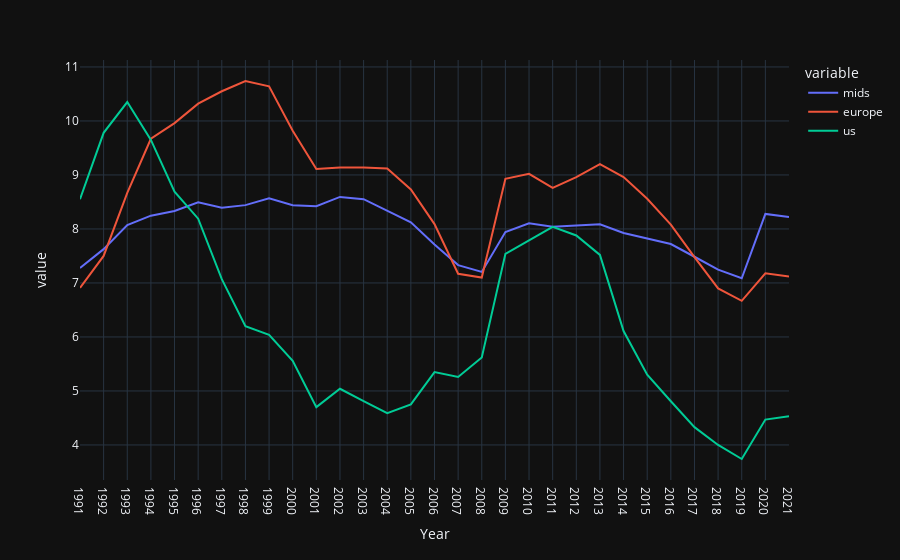
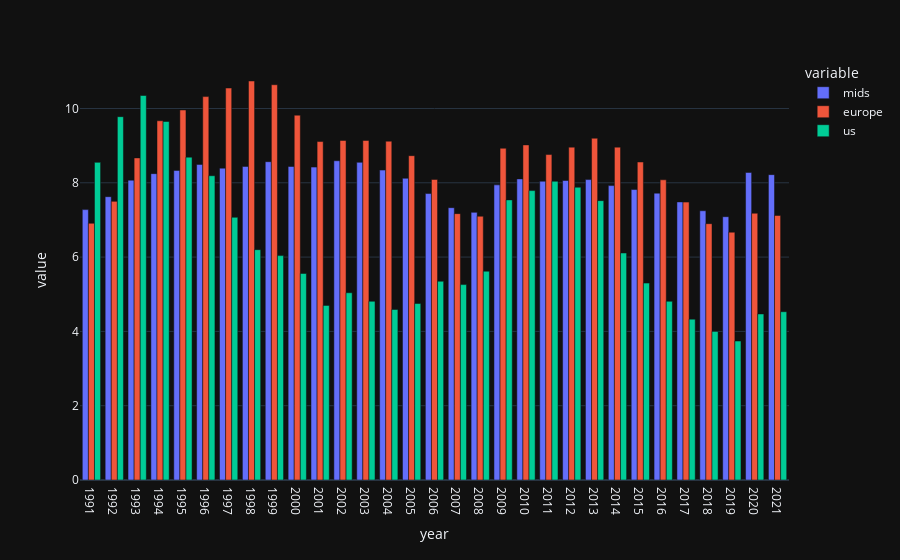

Write notebook code for charts like these, in order.
### Markdown cell above
Level of unemployment generally reflects what is happening with the world economy. line chart below depicts unemployment percentage in europe, us and average among all countries. all three trends follow the same pattern, proving the point that level of uneployment is a great metric for analyzing worldwide economical situation

line charts are industry standart and you can fit a lot of them on one plot, so they were the obvious choice

### Code cell
years = list(map(str, (range(1991, 2022))))
medians = []
europe = []
us = []
for i in years:
    medians.append(df3[str(i)].mean())
    europe.append((df3[df3["Country Code"] == "ECS"])[str(i)].mean())
    us.append((df3[df3["Country Code"] == "GBR"])[str(i)].mean())
data = {"year": years, "mids": medians, "europe": europe, "us": us}
df69 = pd.DataFrame.from_dict(data)
ys = ["mids", "europe", "us"]
drawline(df69, "year", ys, "Year", "Percentage Of Unemployment")
drawbar(df69, "year", ys, "Year", "Percentage Of Unemployment")

### Figure 1 — Plotly figure (JSON) as saved in the notebook; plotly's stock layout.template omitted (floating-point values rounded to 4 significant figures)
{"data": [{"hovertemplate": "variable=mids<br>Year=%{x}<br>value=%{y}<extra></extra>", "legendgroup": "mids", "line": {"color": "#636efa", "dash": "solid"}, "marker": {"symbol": "circle"}, "mode": "lines", "name": "mids", "orientation": "v", "showlegend": true, "x": ["1991", "1992", "1993", "1994", "1995", "1996", "1997", "1998", "1999", "2000", "2001", "2002", "2003", "2004", "2005", "2006", "2007", "2008", "2009", "2010", "2011", "2012", "2013", "2014", "2015", "2016", "2017", "2018", "2019", "2020", "2021"], "xaxis": "x", "y": [7.278, 7.626, 8.071, 8.246, 8.334, 8.495, 8.394, 8.441, 8.568, 8.439, 8.422, 8.593, 8.551, 8.342, 8.122, 7.711, 7.33, 7.204, 7.944, 8.105, 8.042, 8.063, 8.086, 7.924, 7.818, 7.721, 7.485, 7.247, 7.087, 8.279, 8.22], "yaxis": "y", "type": "scatter"}, {"hovertemplate": "variable=europe<br>Year=%{x}<br>value=%{y}<extra></extra>", "legendgroup": "europe", "line": {"color": "#EF553B", "dash": "solid"}, "marker": {"symbol": "circle"}, "mode": "lines", "name": "europe", "orientation": "v", "showlegend": true, "x": ["1991", "1992", "1993", "1994", "1995", "1996", "1997", "1998", "1999", "2000", "2001", "2002", "2003", "2004", "2005", "2006", "2007", "2008", "2009", "2010", "2011", "2012", "2013", "2014", "2015", "2016", "2017", "2018", "2019", "2020", "2021"], "xaxis": "x", "y": [6.91, 7.5, 8.67, 9.67, 9.96, 10.32, 10.55, 10.74, 10.64, 9.82, 9.11, 9.14, 9.14, 9.12, 8.73, 8.09, 7.17, 7.1, 8.93, 9.02, 8.76, 8.96, 9.2, 8.96, 8.56, 8.08, 7.48, 6.9, 6.67, 7.18, 7.12], "yaxis": "y", "type": "scatter"}, {"hovertemplate": "variable=us<br>Year=%{x}<br>value=%{y}<extra></extra>", "legendgroup": "us", "line": {"color": "#00cc96", "dash": "solid"}, "marker": {"symbol": "circle"}, "mode": "lines", "name": "us", "orientation": "v", "showlegend": true, "x": ["1991", "1992", "1993", "1994", "1995", "1996", "1997", "1998", "1999", "2000", "2001", "2002", "2003", "2004", "2005", "2006", "2007", "2008", "2009", "2010", "2011", "2012", "2013", "2014", "2015", "2016", "2017", "2018", "2019", "2020", "2021"], "xaxis": "x", "y": [8.55, 9.78, 10.35, 9.65, 8.69, 8.19, 7.07, 6.2, 6.04, 5.56, 4.7, 5.04, 4.81, 4.59, 4.75, 5.35, 5.26, 5.62, 7.54, 7.79, 8.04, 7.88, 7.52, 6.11, 5.3, 4.81, 4.33, 4.0, 3.74, 4.47, 4.53], "yaxis": "y", "type": "scatter"}], "layout": {"xaxis": {"anchor": "y", "domain": [0.0, 1.0], "title": {"text": "Year"}}, "yaxis": {"anchor": "x", "domain": [0.0, 1.0], "title": {"text": "value"}}, "legend": {"title": {"text": "variable"}, "tracegroupgap": 0}, "margin": {"t": 60}}}

### Figure 2 — Plotly figure (JSON) as saved in the notebook; plotly's stock layout.template omitted (floating-point values rounded to 4 significant figures)
{"data": [{"alignmentgroup": "True", "hovertemplate": "variable=mids<br>year=%{x}<br>value=%{y}<extra></extra>", "legendgroup": "mids", "marker": {"color": "#636efa", "pattern": {"shape": ""}}, "name": "mids", "offsetgroup": "mids", "orientation": "v", "showlegend": true, "textposition": "auto", "x": ["1991", "1992", "1993", "1994", "1995", "1996", "1997", "1998", "1999", "2000", "2001", "2002", "2003", "2004", "2005", "2006", "2007", "2008", "2009", "2010", "2011", "2012", "2013", "2014", "2015", "2016", "2017", "2018", "2019", "2020", "2021"], "xaxis": "x", "y": [7.278, 7.626, 8.071, 8.246, 8.334, 8.495, 8.394, 8.441, 8.568, 8.439, 8.422, 8.593, 8.551, 8.342, 8.122, 7.711, 7.33, 7.204, 7.944, 8.105, 8.042, 8.063, 8.086, 7.924, 7.818, 7.721, 7.485, 7.247, 7.087, 8.279, 8.22], "yaxis": "y", "type": "bar"}, {"alignmentgroup": "True", "hovertemplate": "variable=europe<br>year=%{x}<br>value=%{y}<extra></extra>", "legendgroup": "europe", "marker": {"color": "#EF553B", "pattern": {"shape": ""}}, "name": "europe", "offsetgroup": "europe", "orientation": "v", "showlegend": true, "textposition": "auto", "x": ["1991", "1992", "1993", "1994", "1995", "1996", "1997", "1998", "1999", "2000", "2001", "2002", "2003", "2004", "2005", "2006", "2007", "2008", "2009", "2010", "2011", "2012", "2013", "2014", "2015", "2016", "2017", "2018", "2019", "2020", "2021"], "xaxis": "x", "y": [6.91, 7.5, 8.67, 9.67, 9.96, 10.32, 10.55, 10.74, 10.64, 9.82, 9.11, 9.14, 9.14, 9.12, 8.73, 8.09, 7.17, 7.1, 8.93, 9.02, 8.76, 8.96, 9.2, 8.96, 8.56, 8.08, 7.48, 6.9, 6.67, 7.18, 7.12], "yaxis": "y", "type": "bar"}, {"alignmentgroup": "True", "hovertemplate": "variable=us<br>year=%{x}<br>value=%{y}<extra></extra>", "legendgroup": "us", "marker": {"color": "#00cc96", "pattern": {"shape": ""}}, "name": "us", "offsetgroup": "us", "orientation": "v", "showlegend": true, "textposition": "auto", "x": ["1991", "1992", "1993", "1994", "1995", "1996", "1997", "1998", "1999", "2000", "2001", "2002", "2003", "2004", "2005", "2006", "2007", "2008", "2009", "2010", "2011", "2012", "2013", "2014", "2015", "2016", "2017", "2018", "2019", "2020", "2021"], "xaxis": "x", "y": [8.55, 9.78, 10.35, 9.65, 8.69, 8.19, 7.07, 6.2, 6.04, 5.56, 4.7, 5.04, 4.81, 4.59, 4.75, 5.35, 5.26, 5.62, 7.54, 7.79, 8.04, 7.88, 7.52, 6.11, 5.3, 4.81, 4.33, 4.0, 3.74, 4.47, 4.53], "yaxis": "y", "type": "bar"}], "layout": {"xaxis": {"anchor": "y", "domain": [0.0, 1.0], "title": {"text": "year"}}, "yaxis": {"anchor": "x", "domain": [0.0, 1.0], "title": {"text": "value"}}, "legend": {"title": {"text": "variable"}, "tracegroupgap": 0}, "margin": {"t": 60}, "barmode": "group"}}
